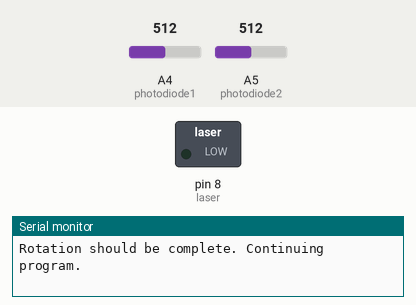
A sketch run on a simulated Arduino Uno, built with avr-gcc and run on an emulated ATmega328P. On the bench: switched loads named in the sketch (green lamp = pin HIGH), the last lines printed to the serial monitor. The inputs (shaded band) are chosen by the test bench; at power-on: A4 (photodiode1) = 512, A5 (photodiode2) = 512. Random numbers use the default seed unless the sketch sets one.

Above: at 10.5 s.
At 23.9 s:
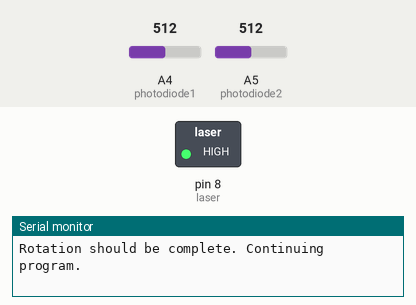
Timing chart, 0 to 26.1 s (numbered marks = the images above):
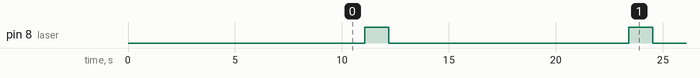

Measured:
- by itself, pin 8 (laser): alternates HIGH for 1.1 s and LOW for 11.2 s

The sketch:

motornotworkinglab.ino
```cpp
#include <Stepper.h>
#include <Vector.h>

const int photodiode1 = A4;
const int photodiode2 = A5;
const int laser = 8;

const int maxResponsePhoto1 = 1023;
const int maxResponsePhoto2 = 1023;

const float thetaRange = 10;

const int averageRuns = 100;

float position = 0;

const int maxElements = 108;
bool storageArray[maxElements];
Vector<bool> data(storageArray);

#define OUTPUT1   7
#define OUTPUT2   6
#define OUTPUT3   5
#define OUTPUT4   4

const int stepsPerRotation = 2048;

double getGaussianRandom(double mean, double stdDev) {
  static double z1;
  static bool use_last = false;

  if (use_last) {
    use_last = false;
    return mean + z1 * stdDev;
  }

  double u1, u2, z0;

  do {
    u1 = random(1, 1000000) / 1000000.0;
    u2 = random(1, 1000000) / 1000000.0;
  } while (u1 <= 0.0000001); // Protective bound against floating point precision errors

  double log_u1 = log(u1);
  double sqrt_term = sqrt(-2.0 * log_u1);
  double angle_term = 2.0 * PI * u2;

  z0 = sqrt_term * cos(angle_term);
  z1 = sqrt_term * sin(angle_term);

  use_last = true;

  return mean + z0 * stdDev;
}

double getUniformRandom(double range) {
  return random(-1*range, range);
}

float rotatePlate(){
  Serial.println("Current Angle of half-wave-plate: \n" + String(position));
  float thetaSpin = getGaussianRandom(0, 5);
  position = position + thetaSpin;
  Serial.println("Please rotate angle by " + String(thetaSpin) + " to " + String(position) + ". You have 10 seconds.");
  delay(10000);
  Serial.println("Rotation should be complete. Continuing program.");
  return(position);
}

void setup() {
  Serial.begin(9600);

  randomSeed(analogRead(A0));

  pinMode(photodiode1, INPUT);
  pinMode(photodiode2, INPUT);

  pinMode(laser, OUTPUT);

  digitalWrite(laser, LOW);

  rotatePlate();
}

void loop() {

  float dark1 = 0;
  float dark2 = 0;
  for (int i = 0; i < averageRuns; i++) {
    dark1 += analogRead(photodiode1);
    dark2 += analogRead(photodiode2);
    delay(1000/averageRuns);
  }
  dark1 /= averageRuns;
  dark2 /= averageRuns;
  dark1 /= maxResponsePhoto1;
  dark2 /= maxResponsePhoto2;


  digitalWrite(laser, HIGH);
  delay(100);
  float photoDiode1Avg = 0;
  float photoDiode2Avg = 0;
  for (int i = 0; i < averageRuns; i++) {
    photoDiode1Avg += analogRead(photodiode1);
    photoDiode2Avg += analogRead(photodiode2);
    delay(1000/averageRuns);
  }
  photoDiode1Avg /= averageRuns;
  photoDiode2Avg /= averageRuns;

  float photoDiode1Output = photoDiode1Avg / maxResponsePhoto1;
  float photoDiode2Output = photoDiode2Avg / maxResponsePhoto2;

  Serial.println("Photodiode 1: \n" + String(photoDiode1Output) + " - " + String(dark1));
  Serial.println("Photodiode 2: \n" + String(photoDiode2Output) + " - " + String(dark2));
  bool bit = photoDiode1Output - dark1 >= photoDiode2Output - dark2;
  data.push_back(bit);
  if(data.size()%9==0){
    String print = "Logical bit complete. Current physical bit sequence: \n";
    for(bool bit : data){
      String temp = bit ? "1" : "0";
      print = print + temp;
      }
    Serial.println(print);
  }
  digitalWrite(laser, LOW);
  rotatePlate();
  delay(100);


}
```
